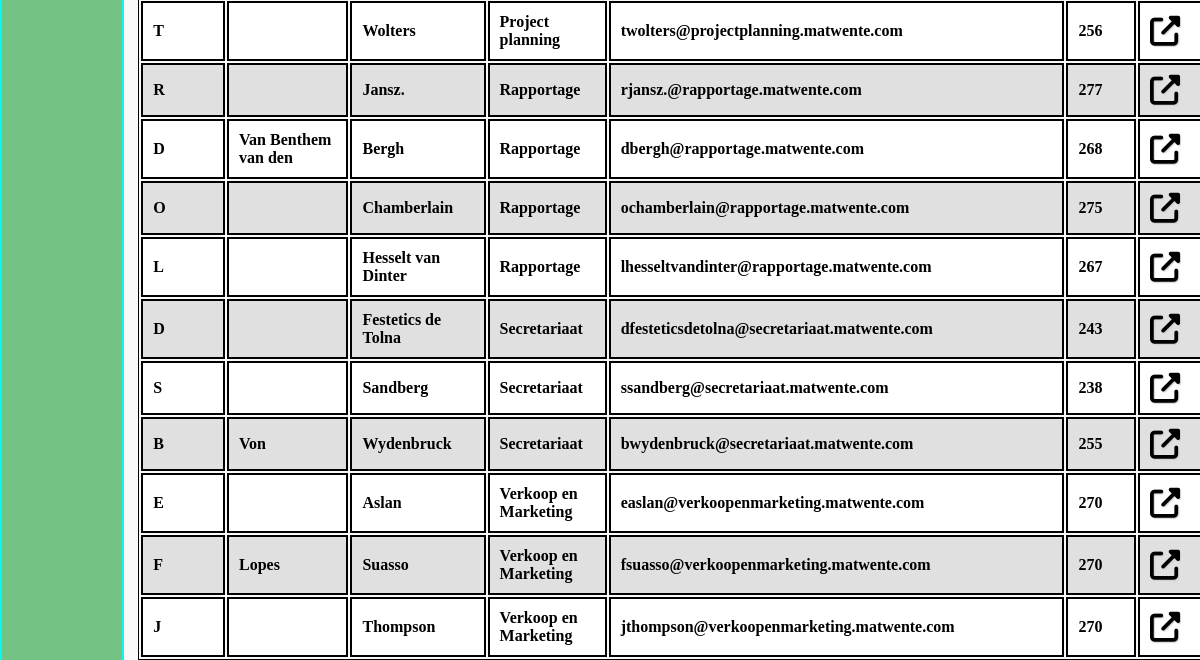
Page /php/gebruikers.php (signed in, lower part) on the earlier database version.
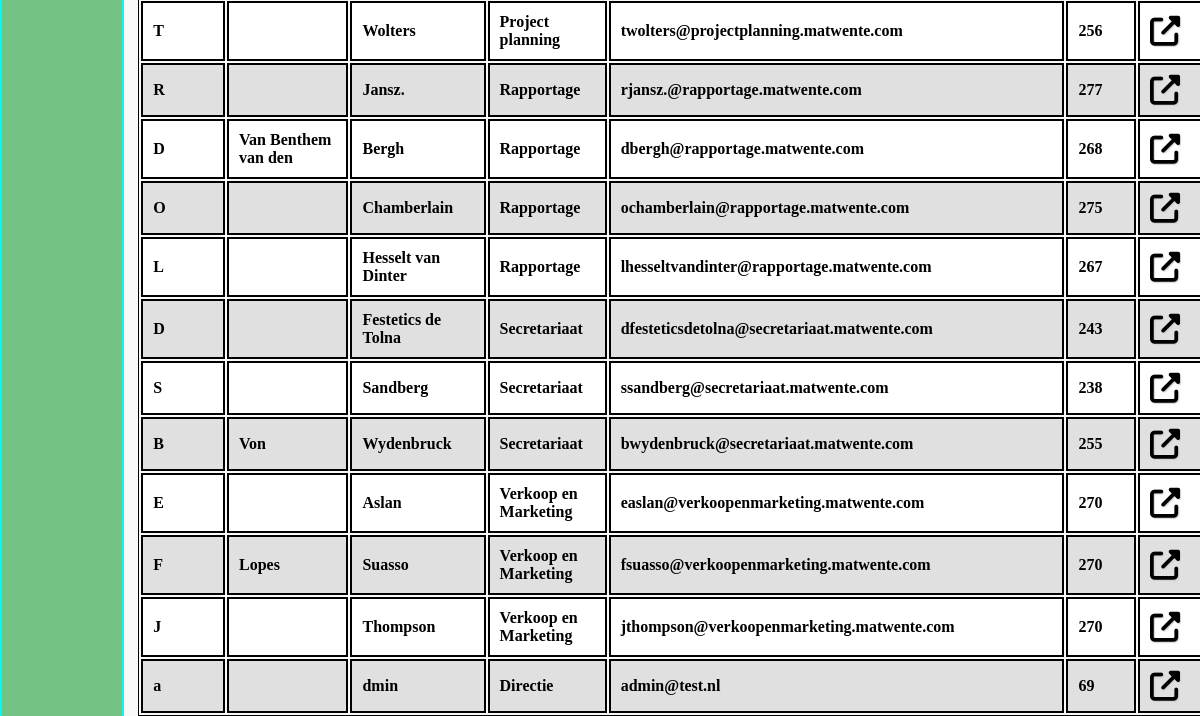
Same page on the later database version.
### tables this page shows
CREATE TABLE `user` (
  `userID` int(11) NOT NULL,
  `initials` varchar(1) DEFAULT NULL,
  `surname` varchar(50) DEFAULT NULL,
  `middleName` varchar(50) DEFAULT NULL,
  `departmentID` int(11) DEFAULT NULL,
  `interncell` varchar(3) DEFAULT NULL,
  `sex` int(3) DEFAULT NULL,
  `email` varchar(80) DEFAULT NULL,
  `password` varchar(255) DEFAULT NULL,
  `userType` int(3) DEFAULT NULL
);

CREATE TABLE `departments` (
  `departmentID` int(11) NOT NULL,
  `departmentName` varchar(50) DEFAULT NULL,
  `location` int(3) DEFAULT NULL
);

### php/gebruikers.php (the view, shortened to what this page needs)
<?php
$servername = "localhost";
$username = "root";
$password = "";
$dbname = "twente";
$conn = mysqli_connect($servername, $username, $password, $dbname);
$sql = "SELECT user.userID, departments.departmentName, user.initials, user.surname, user.middleName, user.sex, user.interncell, user.email FROM user INNER JOIN departments ON user.departmentID = departments.departmentID";
$result = mysqli_query($conn,$sql);
?>
<!doctype html>
<html lang="nl">
<?php include('../include/header.php');?>
<body>
	<?php include('../include/navigatie.php');?>
<br>
<br>
<br>
	<div class=table>
	<table class="gebruikers" name="gebruikers">
	<?php
	if (mysqli_num_rows($result) > 1){
	  while($row = mysqli_fetch_assoc($result)){
	    echo "<tr><td>".$row["initials"]."</td>
			<td>".$row["middleName"]."</td>
	    <td>".$row["surname"]."</td>
	    <td>".$row["departmentName"]."</td>
			<td>".$row["email"]."</td>
			<td>".$row["interncell"]."</td>
			<td><a href='gebruikerdetails.php?userID=".$row["userID"]."'>"."<i class='fas fa-external-link-alt'></i>"."</td>
			 </tr>";
	  }
	}
	else{
	  echo "Error";
	}
	?>
</table>
</div>
	</body>
</html>

### include/header.php (shortened to what this page needs)
<head>
	<link rel="stylesheet" href="../css/style.css">
	<link rel="stylesheet" href="../css/navigatie.css">
</head>

### include/navigatie.php (shortened to what this page needs)
<div class="sidenav">
</div>

### css/style.css (style rules this page uses)
html { font-family:Century Gothic; height:100%; width:100%; background:#f9f9f9; }
div.table { margin-left:11%; margin-bottom: 5%; }
table.gebruikers { border: 1px solid black; color: black; width: 100%; overflow:auto; }
tr:nth-child(even) { background: #ffffff; font-weight:bold; }
tr:nth-child(odd) { background: #e0e0e0; font-weight:bold; }
i.fas.fa-external-link-alt { color: black; text-shadow: 1px 1px 1px #ccc; font-size: 30px; text-align: center; }

### css/navigatie.css (style rules this page uses)
.sidenav { border-top: 2px solid #08faec; border-right: 2px solid #08faec; border-left: 2px solid #08faec; border-bottom: 2px solid #08faec; height: auto; width: auto; max-width: 10%; min-height: 100%; top: 0; left: 0; position: fixed; background-color: #74c385; margin-top:auto; text-overflow: ellipsis; font-family: 'lemonMilk'; }

Differences in the rows shown:
added user: initials "a", surname "dmin", departmentID.departmentName "Directie", email "admin@test.nl", interncell "69"
